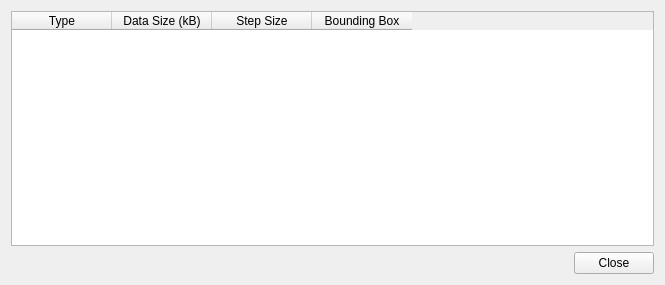
<?xml version="1.0" encoding="UTF-8"?>
<ui version="4.0">
 <class>GridInfoDialog</class>
 <widget class="QDialog" name="GridInfoDialog">
  <property name="geometry">
   <rect>
    <x>0</x>
    <y>0</y>
    <width>665</width>
    <height>285</height>
   </rect>
  </property>
  <property name="sizePolicy">
   <sizepolicy hsizetype="MinimumExpanding" vsizetype="MinimumExpanding">
    <horstretch>0</horstretch>
    <verstretch>0</verstretch>
   </sizepolicy>
  </property>
  <property name="windowTitle">
   <string>Grid Information</string>
  </property>
  <property name="styleSheet">
   <string notr="true">QToolButton {
   color: #333;
   background-color: QLinearGradient( x1: 0, y1: 0, x2: 0, y2: 1, 
          stop: 0 #fff,
          stop: 0.5 #eee, 
          stop: 1 #999);
   border-width: 2px;
   border-color: #333;
   border-style: solid;
   border-radius: 5;
   padding: 0px;
   font-size: 24px;
   min-width: 34px;
   max-width: 34px;
   min-height: 34px;
   max-height: 34px;
}

QToolButton:disabled {
  background-color: QLinearGradient( x1: 0, y1: 0, x2: 0, y2: 1, 
          stop: 0 #fff,
          stop: 0.5 #eee, 
          stop: 1 #bbb);
   border-color: #aaa;
   color: #aaa;
}


QToolButton:pressed {
   background-color: QLinearGradient( x1: 0, y1: 0, x2: 0, y2: 1, 
          stop: 0 #999,
          stop: 0.5 #eee, 
          stop: 1 #fff);
}


QToolButton:checked {
   border-color: #b00;
}

QToolTip {
   border: 2px solid darkkhaki;
   padding: 2px;
   border-radius: 3px;
   opacity: 500;
   font-size: 12px;
}</string>
  </property>
  <layout class="QVBoxLayout" name="verticalLayout">
   <item>
    <widget class="QTableWidget" name="gridTable">
     <property name="editTriggers">
      <set>QAbstractItemView::NoEditTriggers</set>
     </property>
     <property name="selectionBehavior">
      <enum>QAbstractItemView::SelectRows</enum>
     </property>
     <property name="showGrid">
      <bool>false</bool>
     </property>
     <column>
      <property name="text">
       <string>Type</string>
      </property>
     </column>
     <column>
      <property name="text">
       <string>Data Size (kB)</string>
      </property>
     </column>
     <column>
      <property name="text">
       <string>Step Size</string>
      </property>
     </column>
     <column>
      <property name="text">
       <string>Bounding Box</string>
      </property>
     </column>
    </widget>
   </item>
   <item>
    <layout class="QHBoxLayout" name="horizontalLayout">
     <item>
      <spacer name="horizontalSpacer">
       <property name="orientation">
        <enum>Qt::Horizontal</enum>
       </property>
       <property name="sizeHint" stdset="0">
        <size>
         <width>40</width>
         <height>20</height>
        </size>
       </property>
      </spacer>
     </item>
     <item>
      <widget class="QPushButton" name="closeButton">
       <property name="text">
        <string>Close</string>
       </property>
       <property name="autoDefault">
        <bool>false</bool>
       </property>
      </widget>
     </item>
    </layout>
   </item>
  </layout>
 </widget>
 <resources>
  <include location="../../resources/IQmol.qrc"/>
 </resources>
 <connections>
  <connection>
   <sender>closeButton</sender>
   <signal>clicked()</signal>
   <receiver>GridInfoDialog</receiver>
   <slot>close()</slot>
   <hints>
    <hint type="sourcelabel">
     <x>262</x>
     <y>406</y>
    </hint>
    <hint type="destinationlabel">
     <x>156</x>
     <y>217</y>
    </hint>
   </hints>
  </connection>
 </connections>
</ui>
